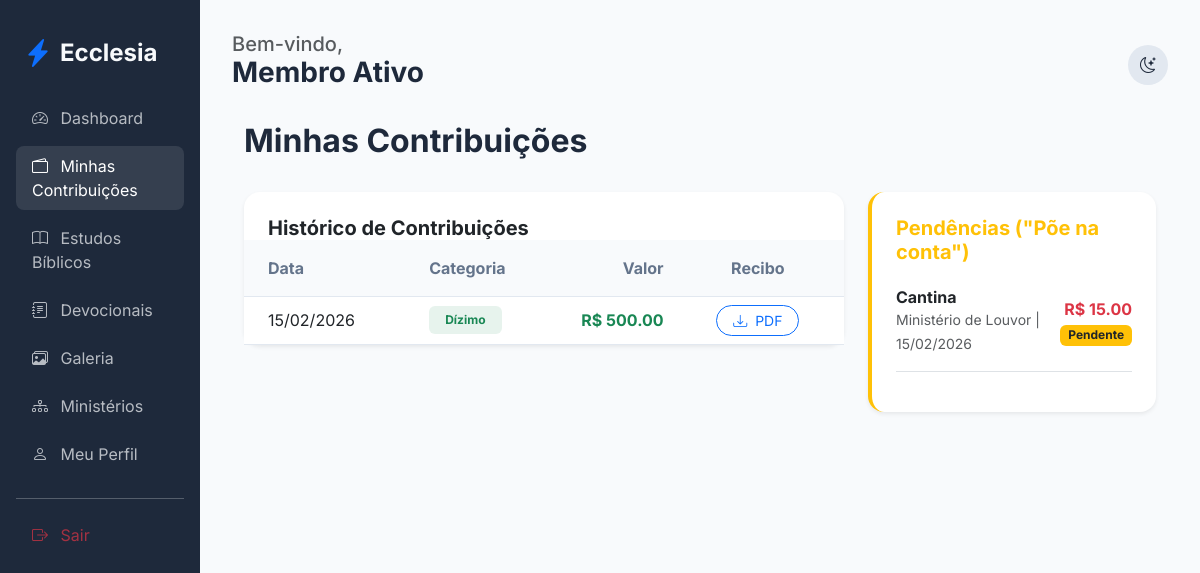
The app's page /finance/my-contributions (signed in) with its own data.
### app/core/models.py (models this page shows, shortened)
class User(db.Model, UserMixin):
    id = db.Column(db.Integer, primary_key=True)
    name = db.Column(db.String(100), nullable=False)
    email = db.Column(db.String(120), unique=True, nullable=False)
    password_hash = db.Column(db.String(128))
    birth_date = db.Column(db.Date)
    gender = db.Column(db.String(20))
    documents = db.Column(db.String(200)) # Flexível para diferentes países
    address = db.Column(db.Text)
    phone = db.Column(db.String(50))
    profile_photo = db.Column(db.String(255), nullable=True)
    status = db.Column(db.String(20), default='pending') # pending, active, rejected
    is_ministry_leader = db.Column(db.Boolean, default=False)
    church_id = db.Column(db.Integer, db.ForeignKey('church.id'))
    family_id = db.Column(db.Integer, db.ForeignKey('family.id'), nullable=True)
    church_role_id = db.Column(db.Integer, db.ForeignKey('church_role.id'), nullable=True)
    ministries = db.relationship('Ministry', secondary=member_ministries, backref=db.backref('members', lazy='dynamic'))
    can_manage_ministries = db.Column(db.Boolean, default=False)
    can_manage_media = db.Column(db.Boolean, default=False)
    can_publish_devotionals = db.Column(db.Boolean, default=False)
    can_approve_members = db.Column(db.Boolean, default=False)
    can_manage_finance = db.Column(db.Boolean, default=False)
    can_manage_kids = db.Column(db.Boolean, default=False)
    can_manage_events = db.Column(db.Boolean, default=False)

class Transaction(db.Model):
    id = db.Column(db.Integer, primary_key=True)
    type = db.Column(db.String(10)) # income, expense
    category = db.Column(db.String(50))
    amount = db.Column(db.Float, nullable=False)
    date = db.Column(db.DateTime, default=datetime.utcnow)
    description = db.Column(db.Text)
    user_id = db.Column(db.Integer, db.ForeignKey('user.id'), nullable=True)
    church_id = db.Column(db.Integer, db.ForeignKey('church.id'))
    receipt_path = db.Column(db.String(255))
    church = db.relationship('Church', backref='transactions')
    user = db.relationship('User', backref='transactions')

class Church(db.Model):
    id = db.Column(db.Integer, primary_key=True)
    name = db.Column(db.String(100), nullable=False)
    address = db.Column(db.String(200))
    city = db.Column(db.String(100))
    country = db.Column(db.String(100))
    currency_symbol = db.Column(db.String(5), default='R$')
    is_main = db.Column(db.Boolean, default=False)
    created_at = db.Column(db.DateTime, default=datetime.utcnow)
    members = db.relationship('User', backref='church', lazy=True)
    ministries = db.relationship('Ministry', backref='church', lazy=True)
    assets = db.relationship('Asset', backref='church', lazy=True)
    roles = db.relationship('ChurchRole', backref='church', lazy=True, cascade="all, delete-orphan")

class MinistryTransaction(db.Model):
    id = db.Column(db.Integer, primary_key=True)
    ministry_id = db.Column(db.Integer, db.ForeignKey('ministry.id'), nullable=False)
    type = db.Column(db.String(10)) # income, expense
    category = db.Column(db.String(50)) # Cantina, Evento, Doação, etc.
    amount = db.Column(db.Float, nullable=False)
    date = db.Column(db.DateTime, default=datetime.utcnow)
    description = db.Column(db.Text)
    is_debt = db.Column(db.Boolean, default=False) # "Põe na conta"
    debtor_id = db.Column(db.Integer, db.ForeignKey('user.id'), nullable=True)
    is_paid = db.Column(db.Boolean, default=True) # Se for débito, marca se já foi pago
    debtor = db.relationship('User', backref='debts')

class Ministry(db.Model):
    id = db.Column(db.Integer, primary_key=True)
    name = db.Column(db.String(100), nullable=False)
    description = db.Column(db.Text)
    church_id = db.Column(db.Integer, db.ForeignKey('church.id'))
    leader_id = db.Column(db.Integer, db.ForeignKey('user.id'), nullable=True)
    events = db.relationship('Event', backref='ministry', lazy=True)
    leader = db.relationship('User', foreign_keys=[leader_id])
    transactions = db.relationship('MinistryTransaction', backref='ministry', lazy=True)

### app/modules/finance/routes.py (the view)
@finance_bp.route('/my-contributions')
@login_required
def member_finance():
    transactions = Transaction.query.filter_by(user_id=current_user.id).order_by(Transaction.date.desc()).all()
    debts = MinistryTransaction.query.filter_by(debtor_id=current_user.id, is_paid=False).all()
    return render_template('finance/member_finance.html', transactions=transactions, debts=debts)

### app/templates/finance/member_finance.html (shortened to what this page needs)
{% extends "base.html" %}
{% block content %}
<div class="container-fluid">
    <div class="d-flex justify-content-between align-items-center mb-4">
        <h2 class="fw-bold">Minhas Contribuições</h2>
    </div>
    <div class="row g-4">
        <div class="col-lg-8">
            <div class="card border-0 shadow-sm">
                <div class="card-header bg-transparent border-0 p-4 pb-0">
                    <h5 class="fw-bold mb-0">Histórico de Contribuições</h5>
                </div>
                <div class="card-body p-0">
                    <div class="table-responsive">
                        <table class="table table-hover align-middle mb-0">
                            <thead class="bg-light">
                                <tr>
                                    <th class="px-4 py-3">Data</th>
                                    <th class="py-3">Categoria</th>
                                    <th class="py-3 text-end">Valor</th>
                                    <th class="px-4 py-3 text-center">Recibo</th>
                                </tr>
                            </thead>
                            <tbody>
                                {% for tx in transactions %}
                                <tr>
                                    <td class="px-4">{{ tx.date.strftime('%d/%m/%Y') }}</td>
                                    <td>
                                        <span class="badge bg-success bg-opacity-10 text-success px-3 py-2">
                                            {{ tx.category.capitalize() }}
                                        </span>
                                    </td>
                                    <td class="text-end fw-bold text-success">
                                        {{ tx.church.currency_symbol if tx.church else 'R$' }} {{ "%.2f"|format(tx.amount) }}
                                    </td>
                                    <td class="px-4 text-center">
                                        <a href="{{ url_for('finance.download_receipt', tx_id=tx.id) }}" class="btn btn-sm btn-outline-primary rounded-pill px-3">
                                            <i class="bi bi-download me-1"></i> PDF
                                        </a>
                                    </td>
                                </tr>
                                {% endfor %}
                            </tbody>
                        </table>
                    </div>
                </div>
            </div>
        </div>
        <div class="col-lg-4">
            <div class="card border-0 shadow-sm border-start border-warning border-4">
                <div class="card-header bg-transparent border-0 p-4 pb-0">
                    <h5 class="fw-bold mb-0 text-warning">Pendências ("Põe na conta")</h5>
                </div>
                <div class="card-body p-4">
                    {% for debt in debts %}
                    <div class="d-flex justify-content-between align-items-center mb-3 pb-3 border-bottom">
                        <div>
                            <h6 class="fw-bold mb-0">{{ debt.category }}</h6>
                            <small class="text-muted">{{ debt.ministry.name }} | {{ debt.date.strftime('%d/%m/%Y') }}</small>
                        </div>
                        <div class="text-end">
                            <div class="fw-bold text-danger">{{ debt.ministry.church.currency_symbol if debt.ministry and debt.ministry.church else 'R$' }} {{ "%.2f"|format(debt.amount) }}</div>
                            <span class="badge bg-warning text-dark small">Pendente</span>
                        </div>
                    </div>
                    {% else %}
                    <div class="text-center py-4">
                        <i class="bi bi-check-circle text-success fs-1 d-block mb-2"></i>
                        <p class="text-muted mb-0">Você não possui pendências financeiras.</p>
                    </div>
                    {% endfor %}
                </div>
            </div>
        </div>
    </div>
</div>
{% endblock %}

### app/templates/base.html (shortened to what this page needs)
<!DOCTYPE html>
<html lang="pt-BR">
<head>
    <link href="https://cdn.jsdelivr.net/npm/bootstrap@5.3.0/dist/css/bootstrap.min.css" rel="stylesheet">
    <link href="https://cdn.jsdelivr.net/npm/bootstrap-icons@1.10.0/font/bootstrap-icons.css" rel="stylesheet">
    <link rel="stylesheet" href="{{ url_for('static', filename='css/premium.css') }}">
</head>
<body>
    <div class="container-fluid">
        <div class="row">
            {% if current_user.is_authenticated %}
            <div class="col-md-3 col-lg-2 sidebar d-none d-md-block">
                <div class="d-flex align-items-center mb-4 px-2">
                    <i class="bi bi-lightning-charge-fill text-primary fs-3 me-2"></i>
                    <h4 class="mb-0 fw-bold">Ecclesia</h4>
                </div>
                <nav class="nav flex-column">
                    <a class="nav-link {{ 'active' if request.endpoint == 'members.dashboard' }}" href="{{ url_for('members.dashboard') }}">
                        <i class="bi bi-speedometer2 me-2"></i> Dashboard
                    </a>
                    <a class="nav-link {{ 'active' if request.endpoint == 'finance.member_finance' }}" href="{{ url_for('finance.member_finance') }}">
                        <i class="bi bi-wallet2 me-2"></i> Minhas Contribuições
                    </a>
                    <a class="nav-link {{ 'active' if request.endpoint == 'edification.studies' }}" href="{{ url_for('edification.studies') }}">
                        <i class="bi bi-book me-2"></i> Estudos Bíblicos
                    </a>
                    <a class="nav-link {{ 'active' if request.endpoint == 'edification.devotionals' }}" href="{{ url_for('edification.devotionals') }}">
                        <i class="bi bi-journal-text me-2"></i> Devocionais
                    </a>
                    <a class="nav-link {{ 'active' if 'gallery' in request.endpoint }}" href="{{ url_for('edification.gallery') }}">
                        <i class="bi bi-images me-2"></i> Galeria
                    </a>
                    <a class="nav-link {{ 'active' if 'ministries' in request.endpoint }}" href="{{ url_for('members.list_ministries') }}">
                        <i class="bi bi-diagram-3 me-2"></i> Ministérios
                    </a>
                    <a class="nav-link" href="{{ url_for('members.profile') }}">
                        <i class="bi bi-person me-2"></i> Meu Perfil
                    </a>
                    <hr class="my-3 opacity-25">
                    <a class="nav-link text-danger" href="{{ url_for('auth.logout') }}">
                        <i class="bi bi-box-arrow-right me-2"></i> Sair
                    </a>
                </nav>
            </div>
            {% endif %}
            <div class="col-md-9 col-lg-10 main-content {{ 'mx-auto' if not current_user.is_authenticated }}">
                <header class="d-flex justify-content-between align-items-center mb-4">
                    <div>
                        {% if current_user.is_authenticated %}
                        <h5 class="text-muted mb-0">Bem-vindo,</h5>
                        <h3 class="fw-bold">{{ current_user.name }}</h3>
                        {% endif %}
                    </div>
                    <div class="d-flex align-items-center gap-3">
                        <div class="theme-toggle" onclick="toggleTheme()">
                            <i class="bi bi-moon-stars" id="theme-icon"></i>
                        </div>
                    </div>
                </header>
                {% block content %}{% endblock %}
            </div>
        </div>
    </div>
</body>
</html>

### app/static/css/premium.css (style rules this page uses)
:root { --primary: #4f46e5; --primary-hover: #4338ca; --secondary: #64748b; --success: #10b981; --danger: #ef4444; --warning: #f59e0b; --info: #06b6d4; --bg-main: #f8fafc; --bg-card: #ffffff; --text-main: #1e293b; --text-muted: #64748b; --border: #e2e8f0; --sidebar-bg: #1e293b; --sidebar-text: #f8fafc; --input-bg: #ffffff; }
body { font-family: 'Inter', sans-serif; background-color: var(--bg-main); color: var(--text-main); transition: all 0.3s ease; }
.sidebar { background-color: var(--sidebar-bg); color: var(--sidebar-text); min-height: 100vh; padding: 2rem 1rem; }
.nav-link { color: var(--sidebar-text); opacity: 0.7; transition: all 0.2s; border-radius: 0.5rem; margin-bottom: 0.5rem; }
.nav-link:hover, .nav-link.active { opacity: 1; background-color: rgba(255,255,255,0.1); color: white; }
.main-content { padding: 2rem; }
.card { background-color: var(--bg-card); border: 1px solid var(--border); border-radius: 1rem; box-shadow: 0 4px 6px -1px rgb(0 0 0 / 0.1); transition: transform 0.2s; }
.table { color: var(--text-main); }
.table thead th { background-color: var(--bg-main); border-bottom-color: var(--border); color: var(--text-muted); }
.table td { border-bottom-color: var(--border); }
.theme-toggle { cursor: pointer; padding: 0.5rem; border-radius: 50%; background: var(--border); display: flex; align-items: center; justify-content: center; width: 40px; height: 40px; }

### records on screen
User: name "Membro Ativo"
Transaction: date "15/02/2026", category "Dízimo", church "R$", amount "500.00"
MinistryTransaction: category "Cantina", ministry.name "Ministério de Louvor", date "15/02/2026", ministry.church "R$", amount "15.00"
